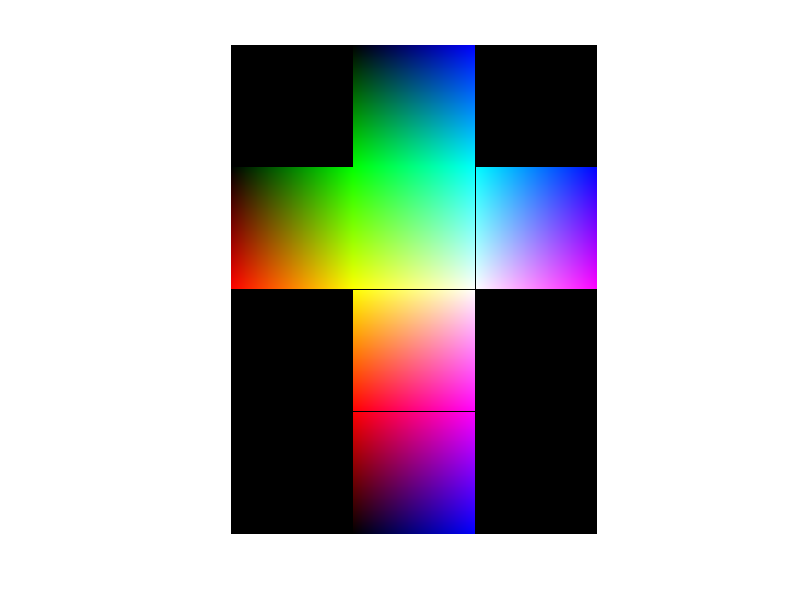

Here is the MATLAB script that generated this plot:
%SVAT02 Trejo David
%Cubo de colores en una sola imagen

clc
clear
close all

for x=1:765
    for y=1:1020
        if (x>255 && x<510) && (y<255)
            IMA(x,y,1)=0;
            IMA(x,y,2)=y;
            IMA(x,y,3)=255-(x-255);
        elseif (x>255 && x<510) && (y>255 && y<510)
            IMA(x,y,1)=(y-255);
            IMA(x,y,2)=255;
            IMA(x,y,3)=255-(x-255);
        elseif (x>255 && x<510) && (y>510 && y<765)
            IMA(x,y,1)=255;
            IMA(x,y,2)=255-(y-510);
            IMA(x,y,3)=255-(x-255);
        elseif (x>255 && x<510) && (y>765 && y<1020)
            IMA(x,y,1)=255-(y-765);
            IMA(x,y,2)=0;
            IMA(x,y,3)=255-(x-255);
        elseif (x<255) && (y>255 && y<510)
            IMA(x,y,1)=y-255;
            IMA(x,y,2)=x;
            IMA(x,y,3)=255;
        elseif (x>510 && x<765) && (y>255 && y<510)
            IMA(x,y,1)=(y-255);
            IMA(x,y,2)=255-(x-510);
            IMA(x,y,3)=0;
        else
            IMA(x,y,1)=0;
            IMA(x,y,2)=0;
            IMA(x,y,3)=0;
        end
    end
end

cubof = imrotate(IMA,270);

figure,imshow(uint8(cubof))
imwrite(uint8(cubof),"Cubof.bmp")